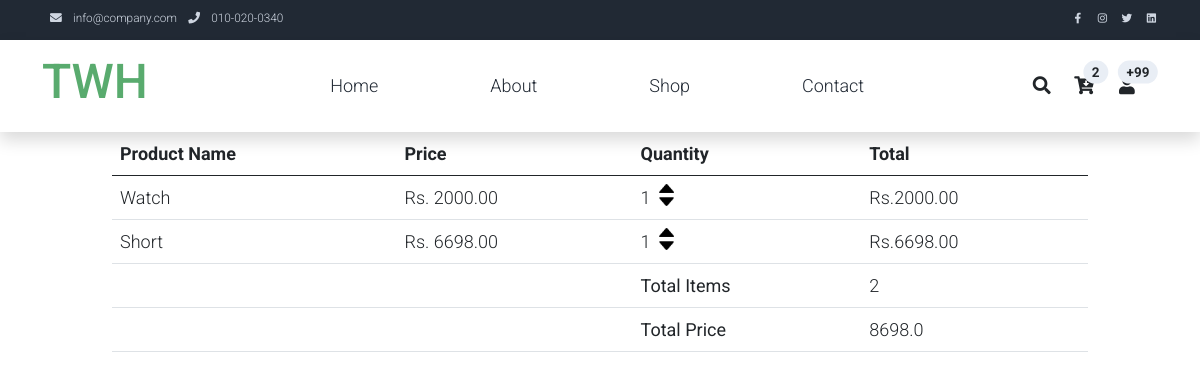
The app's page /cart/ (signed in) with its own data.
### store/models.py (models this page shows, shortened)
class OrderItem(models.Model):
    product = models.ForeignKey(Product,on_delete=models.SET_NULL,null= True,blank = True)
    Order = models.ForeignKey(Order,on_delete=models.SET_NULL,null= True,blank = True)
    quantity = models.IntegerField()
    date = models.DateTimeField(auto_now_add=True)
    @property
    def get_total(self):
        total = self.product.price * self.quantity
        return total

class Product(models.Model):
    name = models.CharField(max_length=255)
    description = models.TextField(max_length=500,null=True)
    quantity = models.IntegerField()
    price = models.FloatField()
    image = models.ImageField(null=True,blank=True)
    isdigital = models.BooleanField(default=False,blank =False,null=True)

class Order(models.Model):
    customer = models.ForeignKey(Customer,on_delete=models.SET_NULL,null= True,blank = True)
    date = models.DateTimeField(auto_now_add=True)
    statuses = (
    ("Pending","Pending"),
    ("Shipped","Shipped"),
    ("Completed","Completed")
    )
    complete = models.BooleanField(default=False)
    status = models.CharField(max_length=255,
                  choices=statuses,
                  default="Pending")
    transactionID = models.CharField(max_length=255)
    @property
    def get_items_quantity(self):
        orderitem = self.orderitem_set.all()
        total = sum([item.quantity for item in orderitem])
        return total
    @property
    def get_items_price(self):
        orderitem = self.orderitem_set.all()
        total = sum([item.get_total for item in orderitem])
        return total

### store/views.py (the view, shortened to what this page needs)
# urls.py: path('cart/',cart,name='cart'),
def cart(request):
    if request.user.is_authenticated:
        customer = request.user.customer
        order,created = Order.objects.get_or_create(customer = customer,complete = False)
        orderitems = order.orderitem_set.all()
        context={'items':orderitems,'order':order,"quant":order.get_items_quantity}
    return render(request,'cart.html',context)

### store/templates/cart.html (shortened to what this page needs)
{% extends 'main.html' %}
{% load static%}
{% block content%}
<div class=" container col-sm-12 col-md-10 col-md-offset-1">
    <table class="table table-hover">
        <thead>
          <tr>
            <th scope="col">Product Name</th>
            <th scope="col">Price</th>
            <th scope="col"> Quantity</th>
            <th scope="col">Total</th>
          </tr>
        </thead>
        <tbody>
    {% for item in items%}
          <tr>
            <td>{{item.product.name}}</td>
            <td>Rs. {{item.product.price| floatformat:2}}</td>
            <td  style="display:flex;">{{item.quantity}}  &nbsp;
                 <span style="display:flex;flex-direction:column">
                    <img data-product = "{{item.product.id}}" data-action = "add"   class="updatecart" src="{% static 'images/arrowup.png' %}" style="width:15px;margin-bottom:4px;cursor:pointer"/>
                    <img data-product = "{{item.product.id}}" data-action = "remove" class="updatecart"  src="{% static 'images/arrowdown.png' %}" style="width:15px;cursor:pointer"/>
                </span>
           </td>
            <td>Rs.{{item.get_total | floatformat:2}}</td>
          </tr>
{% endfor%}
<tr>
  <td></td>
  <td></td>
  <td><b>Total Items</b></td>
  <td>{{order.get_items_quantity}}</td>
  </tr>
  <tr>
    <td></td>
    <td></td>
    <td><b>Total Price</b></td>
    <td>{{order.get_items_price}}</td>
    </tr>
        </tbody>
      </table>
    </div>
{% endblock content%}

### static/theme/assets/css/templatemo.css (style rules this page uses)
body, ul, li, p, a, label, input, div { font-family: 'Roboto', sans-serif; font-size: 18px !important; font-weight: 300 !important; }

### records on screen
OrderItem: product.name "Watch", product.price "2000.00", quantity "1", get_total "2000.00"
OrderItem: product.name "Short", product.price "6698.00", quantity "1", get_total "6698.00"
Order: get_items_quantity "2", get_items_price "8698.0"

### other values on screen
{{ quant }} "2"
